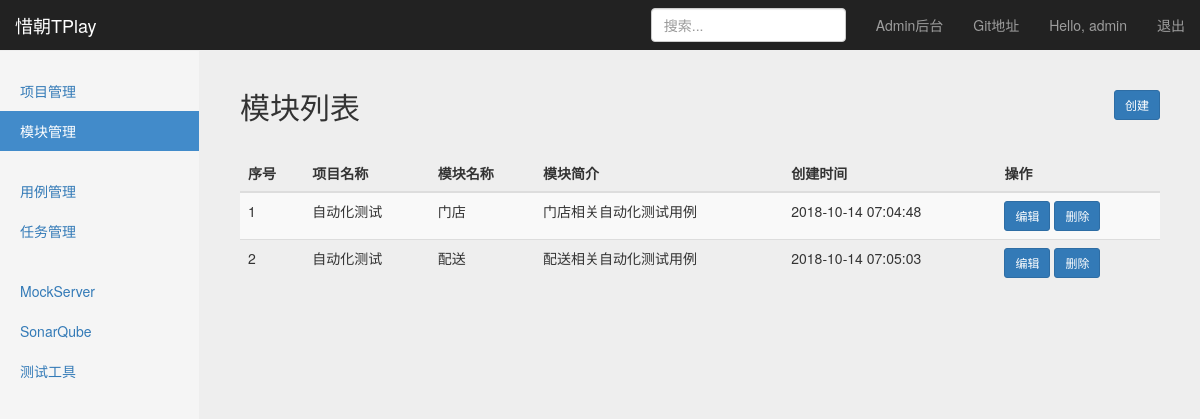
Page /manage/module_manage/ (signed in) on the earlier database version.
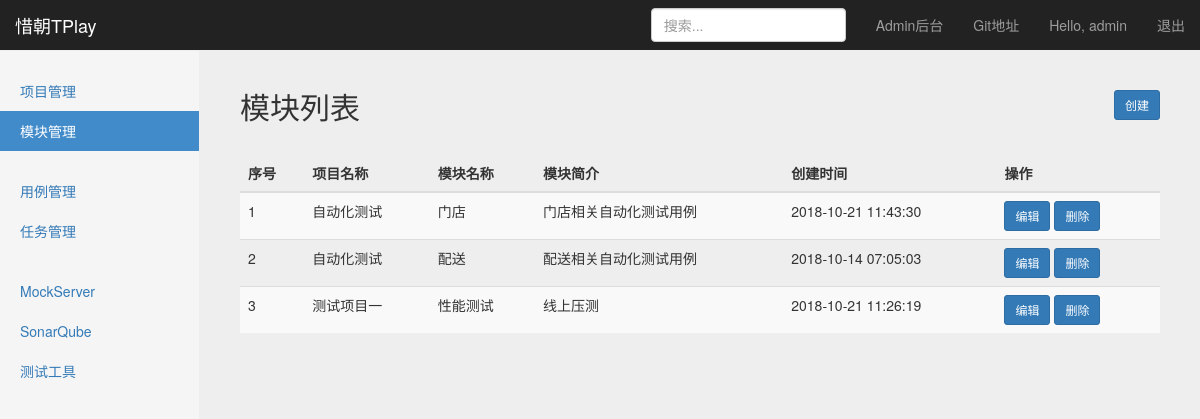
Same page on the later database version.
### project_app/models.py (models this page shows)
class Module(models.Model):
    project = models.ForeignKey(Project, on_delete=models.CASCADE)
    name = models.CharField("模块名称", max_length=150, blank=False, null=True)
    description = models.TextField("模块描述", default="")
    created_at = models.DateTimeField("创建时间", auto_now=True)

class Project(models.Model):
    name = models.CharField("项目名称", max_length=50, blank=False, null=True)
    description = models.TextField("项目描述", default="")
    status = models.BooleanField("项目状态", default=False)
    created_at = models.DateTimeField("创建时间", auto_now=True)
    def __str__(self):
        return self.name

### project_app/views/module_views.py (the view)
# urls.py: path('module_manage/', module_views.module_manage),
@login_required()
def module_manage(request):
    user = request.session.get("user", "")
    modules_all = Module.objects.all()
    return HttpResponse(render(request, 'module_manage.html', {
        "user": user,
        "modules": modules_all,
        "type": "modules_list"}))

### templates/module_manage.html (shortened to what this page needs)
{% extends 'base.html'%}
    {% block content %}
    <nav class="navbar navbar-inverse navbar-fixed-top">
      <div class="container-fluid">
        <div class="navbar-header">
          <a class="navbar-brand" href="#">惜朝TPlay</a>
        </div>
        <div id="navbar" class="navbar-collapse collapse">
          <ul class="nav navbar-nav navbar-right">
            <li><a target="_blank" href="/admin/">Admin后台</a></li>
            <li><a target="_blank" href="https://github.com/yuzhujinchi/XiZhaoTPlay">Git地址</a></li>
            <li><a href="#">Hello, {{user}}</a></li>
            <li><a href="/logout/">退出</a></li>
          </ul>
          <form class="navbar-form navbar-right">
            <input type="text" class="form-control" placeholder="搜索...">
          </form>
        </div>
      </div>
    </nav>
    <div class="container-fluid">
      <div class="row">
        <div class="col-sm-3 col-md-2 sidebar">
          <ul class="nav nav-sidebar">
            <li><a href="/manage/project_manage/">项目管理<span class="sr-only">(current)</span></a></li>
            <li class="active"><a href="/manage/module_manage/">模块管理</a></li>
          </ul>
          <ul class="nav nav-sidebar">
            <li><a href="/manage/testCase_manage/">用例管理</a></li>
            <li><a href="">任务管理</a></li>
          </ul>
          <ul class="nav nav-sidebar">
            <li><a href="">MockServer</a></li>
            <li><a href="">SonarQube</a></li>
            <li><a href="">测试工具</a></li>
          </ul>
        </div>
        {% if type == "modules_list" %}
        <div class="col-sm-9 col-sm-offset-3 col-md-10 col-md-offset-2 main">
          <div class="sub-header">
            <h2 class="sub-header" align="left">模块列表
              <a id="createButton" type="button" class="btn btn-primary btn-sm" style="float: right"
                 onclick="window.location.href='/manage/create_module/'" >创建</a>
            </h2>
          </div>
          <div class="table-responsive">
            <table id="moduleLists" class="table table-striped">
              <thead>
                <tr>
                  <th>序号</th>
                  <th>项目名称</th>
                  <th>模块名称</th>
                  <th>模块简介</th>
                  <th>创建时间</th>
                  <th>操作</th>
                </tr>
              </thead>
              <tbody>
                {% for module in modules%}
                <tr>
                  <td>{{module.id}}</td>
                  <td>{{module.project}}</td>
                  <td>{{module.name}}</td>
                  <td>{{module.description}}</td>
                  <td>{{module.created_at | date:"Y-m-d H:i:s"}}</td>
                  <td>
                    <a id="editButton" type="button" href="/manage/edit_module/{{module.id}}" class="btn btn-primary btn-sm">编辑</a>
                    <a id="deleteButton" type="button" href="/manage/delete_module/{{module.id}}" class="btn btn-primary btn-sm" onclick="rec()">删除</a>
                  </td>
                </tr>
              {% endfor %}
              </tbody>
            </table>
          </div>
        </div>
        {% endif %}
      </div>
    </div>
  {% endblock %}

### templates/base.html (shortened to what this page needs)
<!DOCTYPE html>
<html lang="en">
<head>
    {% load static %}
    <link type="text/css" rel="stylesheet" href="{% static "css/bootstrap.min.css" %}">
    <link type="text/css" rel="stylesheet" href="{% static "css/signin.css" %}">
    <link href="{% static "css/dashboard.css" %}" rel="stylesheet">
</head>
<body>
    {% block content %}
    {% endblock %}
</body>
</html>

### static/css/signin.css (style rules this page uses)
body { padding-top: 40px; padding-bottom: 40px; background-color: #eee; }

### static/css/dashboard.css (style rules this page uses)
body { padding-top: 50px; }
.sub-header { padding-bottom: 10px; border-bottom: 1px solid #eee; }
.navbar-fixed-top { border: 0; }
.sidebar { display: none; }
@media (min-width: 768px) { .sidebar { position: fixed; top: 51px; bottom: 0; left: 0; z-index: 1000; display: block; padding: 20px; overflow-x: hidden; overflow-y: auto; background-color: #f5f5f5; border-right: 1px solid #eee; } }
.nav-sidebar { margin-right: -21px; margin-bottom: 20px; margin-left: -20px; }
.nav-sidebar > li > a { padding-right: 20px; padding-left: 20px; }
.nav-sidebar > .active > a, .nav-sidebar > .active > a:hover, .nav-sidebar > .active > a:focus { color: #fff; background-color: #428bca; }
.main { padding: 20px; }
@media (min-width: 768px) { .main { padding-right: 40px; padding-left: 40px; } }

Differences in the rows shown:
changed Module "门店": created_at "2018-10-14 07:04:48" → "2018-10-21 11:43:30"
added Module: id "3", project "测试项目一", name "性能测试", description "线上压测", created_at "2018-10-21 11:26:19"
